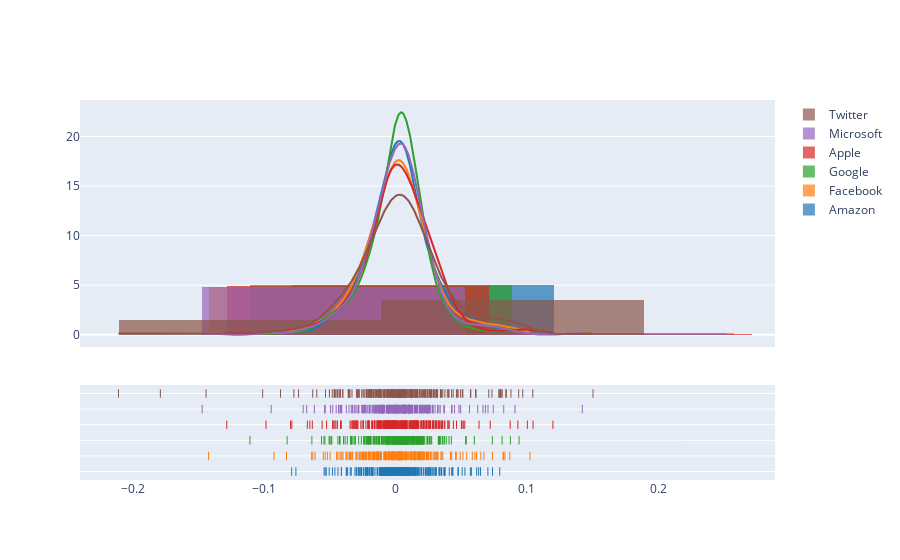

Here is the notebook cell this chart was saved with:
### Code cell
#Visualizing the above chart using plotly
import plotly.figure_factory as ff
import numpy as np

x1 = DataSet.loc[(DataSet['Year'] == '2020') & (DataSet['Company'] == 'Amazon')].dropna(subset = ["pct"])
x2 = DataSet.loc[(DataSet['Year'] == '2020') & (DataSet['Company'] == 'Facebook')].dropna(subset = ["pct"])
x3 = DataSet.loc[(DataSet['Year'] == '2020') & (DataSet['Company'] == 'Google')].dropna(subset = ["pct"])
x4 = DataSet.loc[(DataSet['Year'] == '2020') & (DataSet['Company'] == 'Apple')].dropna(subset = ["pct"])
x5 = DataSet.loc[(DataSet['Year'] == '2020') & (DataSet['Company'] == 'Microsoft')].dropna(subset = ["pct"])
x6 = DataSet.loc[(DataSet['Year'] == '2020') & (DataSet['Company'] == 'Twitter')].dropna(subset = ["pct"])

hist_data = [x1["pct"], x2["pct"], x3["pct"], x4["pct"], x5["pct"], x6["pct"]]
group_labels = ['Amazon','Facebook','Google','Apple','Microsoft','Twitter']

fig = ff.create_distplot(hist_data, group_labels, bin_size=.2)
fig.show()

### Figure 1 — Plotly figure (JSON) as saved in the notebook; plotly's stock layout.template omitted (floating-point values rounded to 4 significant figures; data arrays with more than 128 entries replaced by an {"elided": "..."} marker saying what was removed)
{"data": [{"autobinx": false, "histnorm": "probability density", "legendgroup": "Amazon", "marker": {"color": "rgb(31, 119, 180)"}, "name": "Amazon", "opacity": 0.7, "type": "histogram", "x": {"elided": "252 float values"}, "xaxis": "x", "xbins": {"end": 0.0793, "size": 0.2, "start": -0.07922}, "yaxis": "y"}, {"autobinx": false, "histnorm": "probability density", "legendgroup": "Facebook", "marker": {"color": "rgb(255, 127, 14)"}, "name": "Facebook", "opacity": 0.7, "type": "histogram", "x": {"elided": "252 float values"}, "xaxis": "x", "xbins": {"end": 0.1023, "size": 0.2, "start": -0.1425}, "yaxis": "y"}, {"autobinx": false, "histnorm": "probability density", "legendgroup": "Google", "marker": {"color": "rgb(44, 160, 44)"}, "name": "Google", "opacity": 0.7, "type": "histogram", "x": {"elided": "252 float values"}, "xaxis": "x", "xbins": {"end": 0.09402, "size": 0.2, "start": -0.111}, "yaxis": "y"}, {"autobinx": false, "histnorm": "probability density", "legendgroup": "Apple", "marker": {"color": "rgb(214, 39, 40)"}, "name": "Apple", "opacity": 0.7, "type": "histogram", "x": {"elided": "252 float values"}, "xaxis": "x", "xbins": {"end": 0.1198, "size": 0.2, "start": -0.1286}, "yaxis": "y"}, {"autobinx": false, "histnorm": "probability density", "legendgroup": "Microsoft", "marker": {"color": "rgb(148, 103, 189)"}, "name": "Microsoft", "opacity": 0.7, "type": "histogram", "x": {"elided": "252 float values"}, "xaxis": "x", "xbins": {"end": 0.1422, "size": 0.2, "start": -0.1474}, "yaxis": "y"}, {"autobinx": false, "histnorm": "probability density", "legendgroup": "Twitter", "marker": {"color": "rgb(140, 86, 75)"}, "name": "Twitter", "opacity": 0.7, "type": "histogram", "x": {"elided": "252 float values"}, "xaxis": "x", "xbins": {"end": 0.1503, "size": 0.2, "start": -0.2111}, "yaxis": "y"}, {"legendgroup": "Amazon", "marker": {"color": "rgb(31, 119, 180)"}, "mode": "lines", "name": "Amazon", "showlegend": false, "type": "scatter", "x": {"elided": "500 float values"}, "xaxis": "x", "y": {"elided": "500 float values"}, "yaxis": "y"}, {"legendgroup": "Facebook", "marker": {"color": "rgb(255, 127, 14)"}, "mode": "lines", "name": "Facebook", "showlegend": false, "type": "scatter", "x": {"elided": "500 float values"}, "xaxis": "x", "y": {"elided": "500 float values"}, "yaxis": "y"}, {"legendgroup": "Google", "marker": {"color": "rgb(44, 160, 44)"}, "mode": "lines", "name": "Google", "showlegend": false, "type": "scatter", "x": {"elided": "500 float values"}, "xaxis": "x", "y": {"elided": "500 float values"}, "yaxis": "y"}, {"legendgroup": "Apple", "marker": {"color": "rgb(214, 39, 40)"}, "mode": "lines", "name": "Apple", "showlegend": false, "type": "scatter", "x": {"elided": "500 float values"}, "xaxis": "x", "y": {"elided": "500 float values"}, "yaxis": "y"}, {"legendgroup": "Microsoft", "marker": {"color": "rgb(148, 103, 189)"}, "mode": "lines", "name": "Microsoft", "showlegend": false, "type": "scatter", "x": {"elided": "500 float values"}, "xaxis": "x", "y": {"elided": "500 float values"}, "yaxis": "y"}, {"legendgroup": "Twitter", "marker": {"color": "rgb(140, 86, 75)"}, "mode": "lines", "name": "Twitter", "showlegend": false, "type": "scatter", "x": {"elided": "500 float values"}, "xaxis": "x", "y": {"elided": "500 float values"}, "yaxis": "y"}, {"legendgroup": "Amazon", "marker": {"color": "rgb(31, 119, 180)", "symbol": "line-ns-open"}, "mode": "markers", "name": "Amazon", "showlegend": false, "type": "scatter", "x": {"elided": "252 float values"}, "xaxis": "x", "y": {"elided": "252 str values"}, "yaxis": "y2"}, {"legendgroup": "Facebook", "marker": {"color": "rgb(255, 127, 14)", "symbol": "line-ns-open"}, "mode": "markers", "name": "Facebook", "showlegend": false, "type": "scatter", "x": {"elided": "252 float values"}, "xaxis": "x", "y": {"elided": "252 str values"}, "yaxis": "y2"}, {"legendgroup": "Google", "marker": {"color": "rgb(44, 160, 44)", "symbol": "line-ns-open"}, "mode": "markers", "name": "Google", "showlegend": false, "type": "scatter", "x": {"elided": "252 float values"}, "xaxis": "x", "y": {"elided": "252 str values"}, "yaxis": "y2"}, {"legendgroup": "Apple", "marker": {"color": "rgb(214, 39, 40)", "symbol": "line-ns-open"}, "mode": "markers", "name": "Apple", "showlegend": false, "type": "scatter", "x": {"elided": "252 float values"}, "xaxis": "x", "y": {"elided": "252 str values"}, "yaxis": "y2"}, {"legendgroup": "Microsoft", "marker": {"color": "rgb(148, 103, 189)", "symbol": "line-ns-open"}, "mode": "markers", "name": "Microsoft", "showlegend": false, "type": "scatter", "x": {"elided": "252 float values"}, "xaxis": "x", "y": {"elided": "252 str values"}, "yaxis": "y2"}, {"legendgroup": "Twitter", "marker": {"color": "rgb(140, 86, 75)", "symbol": "line-ns-open"}, "mode": "markers", "name": "Twitter", "showlegend": false, "type": "scatter", "x": {"elided": "252 float values"}, "xaxis": "x", "y": {"elided": "252 str values"}, "yaxis": "y2"}], "layout": {"barmode": "overlay", "hovermode": "closest", "legend": {"traceorder": "reversed"}, "xaxis": {"anchor": "y2", "domain": [0, 1], "zeroline": false}, "yaxis": {"anchor": "free", "domain": [0.35, 1], "position": 0}, "yaxis2": {"anchor": "x", "domain": [0, 0.25], "dtick": 1, "showticklabels": false}}}
